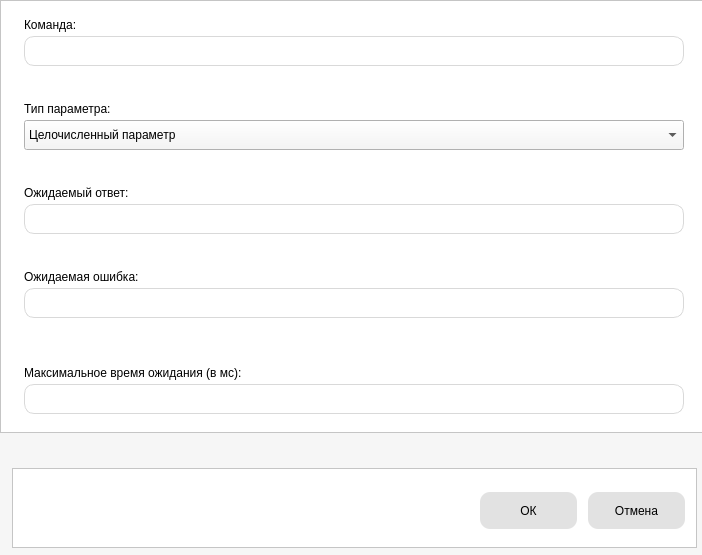
<?xml version="1.0" encoding="UTF-8"?>
<ui version="4.0">
 <class>Edit_commands</class>
 <widget class="QDialog" name="Edit_commands">
  <property name="geometry">
   <rect>
    <x>0</x>
    <y>0</y>
    <width>702</width>
    <height>555</height>
   </rect>
  </property>
  <property name="windowTitle">
   <string>Edit_Command</string>
  </property>
  <property name="styleSheet">
   <string notr="true">font: 14pt &quot;Calibri&quot;;
background-color:#F6F6F6;</string>
  </property>
  <widget class="QFrame" name="frame_ok_cans">
   <property name="geometry">
    <rect>
     <x>12</x>
     <y>468</y>
     <width>685</width>
     <height>80</height>
    </rect>
   </property>
   <property name="styleSheet">
    <string notr="true">QFrame#frame_ok_cans{
	background-color: #FFFFFF;
}
QPushButton {
	background-color: #E2E2E2;
    border-radius: 10px;
    border: none;
}

QPushButton:hover {
    background-color: #D9D9D9;
}</string>
   </property>
   <property name="frameShape">
    <enum>QFrame::StyledPanel</enum>
   </property>
   <property name="frameShadow">
    <enum>QFrame::Raised</enum>
   </property>
   <widget class="QPushButton" name="pushButton_ok">
    <property name="enabled">
     <bool>true</bool>
    </property>
    <property name="geometry">
     <rect>
      <x>468</x>
      <y>24</y>
      <width>97</width>
      <height>37</height>
     </rect>
    </property>
    <property name="styleSheet">
     <string notr="true">font: 9pt &quot;Calibri&quot;;
color: rgb(0, 0, 0);</string>
    </property>
    <property name="text">
     <string>ОК</string>
    </property>
   </widget>
   <widget class="QPushButton" name="pushButton_cancel">
    <property name="geometry">
     <rect>
      <x>576</x>
      <y>24</y>
      <width>97</width>
      <height>37</height>
     </rect>
    </property>
    <property name="styleSheet">
     <string notr="true">font: 9pt &quot;Calibri&quot;;
color: rgb(0, 0, 0);</string>
    </property>
    <property name="text">
     <string>Отмена</string>
    </property>
   </widget>
  </widget>
  <widget class="QFrame" name="frame_command_edit">
   <property name="geometry">
    <rect>
     <x>0</x>
     <y>0</y>
     <width>709</width>
     <height>433</height>
    </rect>
   </property>
   <property name="styleSheet">
    <string notr="true">QFrame{
	background-color:#FFFFFF;
}

Qlabel{
	background-color: rgb(236, 236, 236);
}

QLineEdit{
	background-color: #FFFFFF;
border: solid #D9D9D9;
border-width: 1px;
border-radius: 10px;}</string>
   </property>
   <property name="frameShape">
    <enum>QFrame::StyledPanel</enum>
   </property>
   <property name="frameShadow">
    <enum>QFrame::Raised</enum>
   </property>
   <widget class="QLabel" name="label_command">
    <property name="geometry">
     <rect>
      <x>24</x>
      <y>12</y>
      <width>61</width>
      <height>25</height>
     </rect>
    </property>
    <property name="styleSheet">
     <string notr="true">font: 9pt &quot;Calibri&quot;;
color: rgb(0, 0, 0);</string>
    </property>
    <property name="text">
     <string>Команда:</string>
    </property>
   </widget>
   <widget class="QLineEdit" name="lineEdit_command">
    <property name="geometry">
     <rect>
      <x>24</x>
      <y>36</y>
      <width>660</width>
      <height>30</height>
     </rect>
    </property>
    <property name="styleSheet">
     <string notr="true"/>
    </property>
   </widget>
   <widget class="QLabel" name="label_param_type">
    <property name="geometry">
     <rect>
      <x>24</x>
      <y>96</y>
      <width>109</width>
      <height>25</height>
     </rect>
    </property>
    <property name="styleSheet">
     <string notr="true">font: 9pt &quot;Calibri&quot;;
color: rgb(0, 0, 0);</string>
    </property>
    <property name="text">
     <string>Тип параметра:</string>
    </property>
   </widget>
   <widget class="QComboBox" name="comboBox_param_type">
    <property name="geometry">
     <rect>
      <x>24</x>
      <y>120</y>
      <width>660</width>
      <height>30</height>
     </rect>
    </property>
    <property name="styleSheet">
     <string notr="true"/>
    </property>
    <item>
     <property name="text">
      <string>Целочисленный параметр</string>
     </property>
    </item>
    <item>
     <property name="text">
      <string>Без параметра</string>
     </property>
    </item>
   </widget>
   <widget class="QLabel" name="label_response">
    <property name="geometry">
     <rect>
      <x>24</x>
      <y>180</y>
      <width>133</width>
      <height>25</height>
     </rect>
    </property>
    <property name="styleSheet">
     <string notr="true">font: 9pt &quot;Calibri&quot;;
color: rgb(0, 0, 0);</string>
    </property>
    <property name="text">
     <string>Ожидаемый ответ:</string>
    </property>
   </widget>
   <widget class="QLineEdit" name="lineEdit_response">
    <property name="geometry">
     <rect>
      <x>24</x>
      <y>204</y>
      <width>660</width>
      <height>30</height>
     </rect>
    </property>
    <property name="styleSheet">
     <string notr="true"/>
    </property>
   </widget>
   <widget class="QLabel" name="label_error">
    <property name="geometry">
     <rect>
      <x>24</x>
      <y>264</y>
      <width>145</width>
      <height>25</height>
     </rect>
    </property>
    <property name="styleSheet">
     <string notr="true">font: 9pt &quot;Calibri&quot;;
color: rgb(0, 0, 0);</string>
    </property>
    <property name="text">
     <string>Ожидаемая ошибка:</string>
    </property>
   </widget>
   <widget class="QLineEdit" name="lineEdit_error">
    <property name="geometry">
     <rect>
      <x>24</x>
      <y>288</y>
      <width>660</width>
      <height>30</height>
     </rect>
    </property>
    <property name="styleSheet">
     <string notr="true"/>
    </property>
   </widget>
   <widget class="QLabel" name="label_timeout">
    <property name="geometry">
     <rect>
      <x>24</x>
      <y>360</y>
      <width>265</width>
      <height>25</height>
     </rect>
    </property>
    <property name="styleSheet">
     <string notr="true">font: 9pt &quot;Calibri&quot;;
color: rgb(0, 0, 0);</string>
    </property>
    <property name="text">
     <string>Максимальное время ожидания (в мс):</string>
    </property>
   </widget>
   <widget class="QLineEdit" name="lineEdit_timeout">
    <property name="geometry">
     <rect>
      <x>24</x>
      <y>384</y>
      <width>660</width>
      <height>30</height>
     </rect>
    </property>
    <property name="styleSheet">
     <string notr="true"/>
    </property>
   </widget>
  </widget>
 </widget>
 <resources/>
 <connections/>
</ui>
